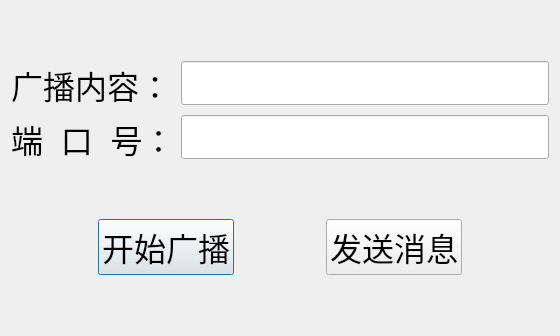
<?xml version="1.0" encoding="UTF-8"?>
<ui version="4.0">
 <class>SenderDialog</class>
 <widget class="QDialog" name="SenderDialog">
  <property name="geometry">
   <rect>
    <x>0</x>
    <y>0</y>
    <width>560</width>
    <height>336</height>
   </rect>
  </property>
  <property name="font">
   <font>
    <pointsize>24</pointsize>
   </font>
  </property>
  <property name="windowTitle">
   <string>广播基站</string>
  </property>
  <layout class="QVBoxLayout" name="verticalLayout_2">
   <item>
    <layout class="QVBoxLayout" name="verticalLayout">
     <item>
      <spacer name="verticalSpacer_2">
       <property name="orientation">
        <enum>Qt::Vertical</enum>
       </property>
       <property name="sizeHint" stdset="0">
        <size>
         <width>20</width>
         <height>40</height>
        </size>
       </property>
      </spacer>
     </item>
     <item>
      <layout class="QFormLayout" name="formLayout">
       <item row="0" column="0">
        <widget class="QLabel" name="label">
         <property name="text">
          <string>广播内容：</string>
         </property>
        </widget>
       </item>
       <item row="0" column="1">
        <widget class="QLineEdit" name="textEdit"/>
       </item>
       <item row="1" column="0">
        <widget class="QLabel" name="label_2">
         <property name="text">
          <string>端  口  号：</string>
         </property>
        </widget>
       </item>
       <item row="1" column="1">
        <widget class="QLineEdit" name="portEdit">
         <property name="text">
          <string/>
         </property>
        </widget>
       </item>
      </layout>
     </item>
     <item>
      <spacer name="verticalSpacer">
       <property name="orientation">
        <enum>Qt::Vertical</enum>
       </property>
       <property name="sizeHint" stdset="0">
        <size>
         <width>20</width>
         <height>40</height>
        </size>
       </property>
      </spacer>
     </item>
     <item>
      <layout class="QHBoxLayout" name="horizontalLayout">
       <item>
        <spacer name="horizontalSpacer">
         <property name="orientation">
          <enum>Qt::Horizontal</enum>
         </property>
         <property name="sizeHint" stdset="0">
          <size>
           <width>40</width>
           <height>20</height>
          </size>
         </property>
        </spacer>
       </item>
       <item>
        <widget class="QPushButton" name="startStopButton">
         <property name="text">
          <string>开始广播</string>
         </property>
        </widget>
       </item>
       <item>
        <spacer name="horizontalSpacer_2">
         <property name="orientation">
          <enum>Qt::Horizontal</enum>
         </property>
         <property name="sizeHint" stdset="0">
          <size>
           <width>40</width>
           <height>20</height>
          </size>
         </property>
        </spacer>
       </item>
       <item>
        <widget class="QPushButton" name="sendButton">
         <property name="text">
          <string>发送消息</string>
         </property>
        </widget>
       </item>
       <item>
        <spacer name="horizontalSpacer_3">
         <property name="orientation">
          <enum>Qt::Horizontal</enum>
         </property>
         <property name="sizeHint" stdset="0">
          <size>
           <width>40</width>
           <height>20</height>
          </size>
         </property>
        </spacer>
       </item>
      </layout>
     </item>
     <item>
      <spacer name="verticalSpacer_3">
       <property name="orientation">
        <enum>Qt::Vertical</enum>
       </property>
       <property name="sizeHint" stdset="0">
        <size>
         <width>20</width>
         <height>40</height>
        </size>
       </property>
      </spacer>
     </item>
    </layout>
   </item>
  </layout>
 </widget>
 <layoutdefault spacing="6" margin="11"/>
 <resources/>
 <connections/>
</ui>
